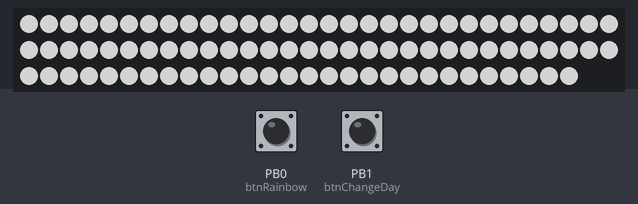
Bench run of a sketch on a simulated ATtiny85, built with avr-gcc and run on an emulated ATtiny85. Shown: 88 RGB LEDs in strip order, left to right, continuing on the next row. The inputs (shaded band) are chosen by the test bench; at power-on: PB1 (btnChangeDay) LOW, PB0 (btnRainbow) LOW. Dim RGB values are drawn brighter than linear; random numbers use the default seed unless the sketch sets one.

Above: at 1.2 s.
1.3 s: PB1 (btnChangeDay) pulled HIGH for 0.15 s
At 1.37 s:
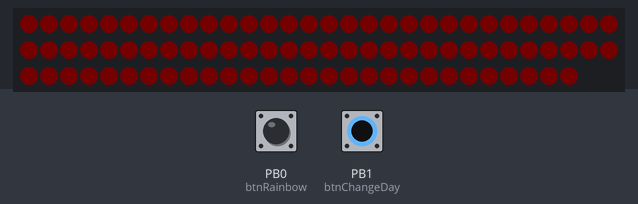
At 15.2 s:
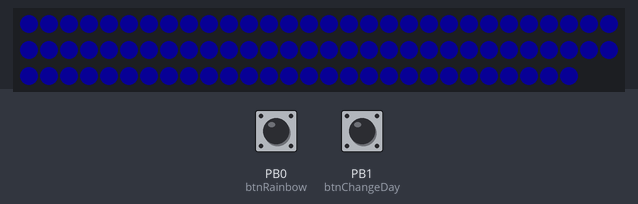

The sketch:

CloudLight.ino
```cpp
#include <Adafruit_NeoPixel.h>

#define PIN 2

// Parameter 1 = number of pixels in strip
// Parameter 2 = pin number (most are valid)
// Parameter 3 = pixel type flags, add together as needed:
//   NEO_KHZ800  800 KHz bitstream (most NeoPixel products w/WS2812 LEDs)
//   NEO_KHZ400  400 KHz (classic 'v1' (not v2) FLORA pixels, WS2811 drivers)
//   NEO_GRB     Pixels are wired for GRB bitstream (most NeoPixel products)
//   NEO_RGB     Pixels are wired for RGB bitstream (v1 FLORA pixels, not v2)
#define ledCount 88
#define delayTime 30

Adafruit_NeoPixel strip = Adafruit_NeoPixel(ledCount, PIN, NEO_GRB + NEO_KHZ800);

//enum mode {modeSunrise, modeSunset, modeDay, modeNight, modeDayStorm, modeNightStorm, modeRainbow};
#define modeNight 0
#define modeDay 1
#define modeSunset 2
#define modeSunrise 3
#define modeDayStorm 4
#define modeNightStorm 5
#define modeRainbow 6
//enum mode {modeSunrise, modeSunset, modeDay, modeNight, modeDayStorm, modeNightStorm, modeRainbow};

byte currentMode = modeDayStorm;

#ifndef __AVR_ATtiny85__
  const byte btnRainbow = 3;
  const byte btnChangeDay = 4;
#endif

#ifdef  __AVR_ATtiny85__
  #define btnRainbow 0
  #define btnChangeDay 1
#endif

/*
void println(String s = "")
{
  #ifndef __AVR_ATtiny85__
  Serial.println(s);
  #endif
}

void print(int s)
{
  #ifndef __AVR_ATtiny85__
  Serial.print(String(s));
  #endif
}
void print(String s)
{
  #ifndef __AVR_ATtiny85__
  Serial.print(s);
  #endif
}
*/

void setup() {
  strip.begin();
  pinMode(btnRainbow, INPUT);
  pinMode(btnChangeDay, INPUT);

  //Serial.begin(9600);
}

void rampUp(byte iStart, byte iEnd, bool isSunrise)
{
  int hue = 45;
  for(int i = iStart;i<=iEnd;i++)
  {
    if (i % 1 == 0)
    {
      if (isSunrise)
        hue = sunriseHue(hue);
      else
        hue = sunsetHue(hue);
    }
    //Serial.print("HSVt ");Serial.print(hue);Serial.print(" ");Serial.print(255);Serial.print(" ");Serial.print(i);Serial.println();
    setAllHSV(hue, 255, i);
    strip.show();
    delay(delayTime);
  }
}

void rampDown(byte iStart, byte iEnd, boolean isSunrise)
{
  int hue = 45;
  for(int i = iStart;i>=iEnd;i--)
  {
    if (i % 5 == 0)
    {
      if (isSunrise)
        hue = sunriseHue(hue);
      else
        hue = sunsetHue(hue);

    //Serial.print("HSVt ");Serial.print(hue);Serial.print(" ");Serial.print(i);Serial.print(" ");Serial.print(128);Serial.println();
    setAllHSV(hue, i, 128);
    strip.show();
    delay(delayTime);
    }
  }
}

void loop()
{
  switch(currentMode)
  {
    case modeSunrise:
      rampUp(20, 128, true);
      rampDown(255, 0, true);
      //print("end sunrise ");print(hue);println();

      currentMode = modeDayStorm;
      break;
    case modeSunset:
      rampUp(0, 255, false);
      rampDown(128,20, false);

      currentMode = modeNightStorm;
      break;
      /*
    case modeDay:
      calm(true);
      break;
    case modeNight:
      calm(false);
      break;
      */
    case modeDayStorm:
      storm(); // daystorm
      break;
    case modeNightStorm:
      storm(); // daystorm
      break;
    case modeRainbow:
      rainbowLoop();
      break;
    default:
      break;
  }

  checkForEvent();
}

void calm(boolean isDay)
{
  static byte frameCount = 0;
  if(isDay)
      setAllHSV(40, 1, 128); // daystorm
  else
    setAllHSV(244, 255, 20);  // night
  strip.show();

  if (frameCount == 255)
  {
    if (isDay)
      currentMode = modeSunrise;
    else
      currentMode = modeSunset;
    frameCount = 0;
  }
  delay(15);
  frameCount++;
}

void calmDay()
{
  static int frameCount = 0;
  if (frameCount == 0)
  {
    setAllHSV(40, 1, 128); // daystorm
    strip.show();
  }

  if (frameCount == 512)
  {
    currentMode = modeSunrise;
    frameCount = 0;
  }
  delay(15);
  frameCount++;
}

void storm()
{
  //println(("in storm"));

  static int stormCount = 0;
  static bool inLightning = false;

  if (stormCount == 10)
  {
    // rainbows only happen in the day
    if (currentMode == modeNightStorm)
      currentMode = modeSunrise;
    else
      currentMode = modeRainbow;
    stormCount=0;
  }

  if (currentMode == modeDayStorm)
    setAllHSV(40, 1, 128); // daystorm
  else
    setAllHSV(244, 255, 20);  // nightstorm

  strip.show();

  if (random(0,500) == 0)
  {
    inLightning = true;
    stormCount++;
  }

  if (inLightning)
  {
    for(int i = 0;i<128;i++)
    {
      flicker(240, 128);
      strip.show();
    }
    inLightning = false;
  }
}

void checkForEvent()
{
  //print(btnRainbow);print(" ");print(digitalRead(btnRainbow));print(" ");print(digitalRead(btnStorm));println();

  if (digitalRead(btnRainbow) == HIGH)
  {
    //println("btn high in modeRainbow");
    currentMode = modeRainbow;
  }
  if (digitalRead(btnChangeDay) == HIGH)
  {
    //println("btn high in modeStorm");
    switch(currentMode)
    {
      case modeRainbow:
      case modeDayStorm:
        currentMode = modeSunset;
        break;
      case modeNightStorm:
        currentMode = modeSunrise;
        break;
      default:
        break;
    }
  }
}

/*
void sunset()
{
  int hue = 45;
  //print("sunset ");print(hue);println();
  const byte delayTime = 30;
  for(int i = 0;i<=255;i++)
  {
    if (i % 5 == 0)
      hue = sunsetHue(hue);
    //print("HSVt ");print(hue);print(" ");print(i);print(" ");print(128);println();

    setAllHSV(hue, i, 128);
    strip.show();
    delay(delayTime);
  }
  for(int i = 128;i>=20;i--)
  {
    if (i % 1 == 0)
      hue = sunsetHue(hue);
    //Serial.print("HSVt ");Serial.print(hue);Serial.print(" ");Serial.print(255);Serial.print(" ");Serial.print(i);Serial.println();
    setAllHSV(hue, 255, i);
    strip.show();
    delay(delayTime);
  }

  currentMode = modeNightStorm;
}

void sunrise()
{
  int hue = 45;
  //print("begin sunrise ");print(hue);println();
  const byte delayTime = 30;
  for(int i = 20;i<=128;i++)
  {
    if (i % 1 == 0)
      hue = sunriseHue(hue);
    //Serial.print("HSVt ");Serial.print(hue);Serial.print(" ");Serial.print(255);Serial.print(" ");Serial.print(i);Serial.println();
    setAllHSV(hue, 255, i);
    strip.show();
    delay(delayTime);
  }
  for(int i = 255;i>=0;i--)
  {
    if (i % 5 == 0)
      hue = sunriseHue(hue);
    //Serial.print("HSVt ");Serial.print(hue);Serial.print(" ");Serial.print(i);Serial.print(" ");Serial.print(128);Serial.println();

    setAllHSV(hue, i, 128);
    strip.show();
    delay(delayTime);
  }
  //print("end sunrise ");print(hue);println();

  currentMode = modeDayStorm;
}
*/

int sunsetHue(int myHue)
{
  if (myHue == 0)
  {
    myHue = 360;
  }

  if (myHue == 240)
  {
    myHue = 45;
  }
  myHue--;
  return myHue;
}

int sunriseHue(int myHue)
{
  if (myHue == 360)
  {
    myHue = 0;
  }

  if (myHue == 45)
  {
    myHue = 240;
  }
  myHue++;
  return myHue;
}

void rainbowLoop() {              //-m3-LOOP HSV RAINBOW
  static int hue = 0;
  static int currentFrame = 0;
  currentFrame++;
  //print(currentFrame);println();

  for (int pixel = 0;pixel < ledCount;pixel++)
  {
    hue += 360/ledCount;
    if (hue > 360)
      hue = 0;
    setHSV(pixel, hue, 255, 255);
  }
  strip.show();
  delay(15);
  hue++;
  if(currentFrame == 512)
  {
    currentMode = modeSunset;
  }
}

/*
void setAllColor(byte r, byte g, byte b)
{
  for (int i = 0; i< ledCount;i++)
  {
    strip.setPixelColor(i, r, g, b);
  }
}
*/

void setAllHSV(unsigned int  h, byte  s, byte  v)
{
  for (int i = 0; i< ledCount;i++)
  {
    setHSV(i, h, s, v);
  }
}

void flicker(int thishue, int thissat) {            //-m9-FLICKER EFFECT
  int random_bright = random(0,255);
  int random_delay = random(10,100);
  int random_bool = random(random_bright);
  if (random_bool < 10) {
    delay(random_delay);
    for(int i = 0 ; i < ledCount; i++ ) {
      setHSV(i, thishue, thissat, random_bright);
    }
  }
}

void setHSV(int led, unsigned int hue, byte sat, byte val)
{
        unsigned char r,g,b;
        unsigned int H_accent = hue/60;
        unsigned int bottom = ((255 - sat) * val)>>8;
        unsigned int top = val;
        unsigned char rising  = ((top-bottom)  *(hue%60   )  )  /  60  +  bottom;
        unsigned char falling = ((top-bottom)  *(60-hue%60)  )  /  60  +  bottom;

        switch(H_accent) {
        case 0:
                r = top;
                g = rising;
                b = bottom;
                break;

        case 1:
                r = falling;
                g = top;
                b = bottom;
                break;

        case 2:
                r = bottom;
                g = top;
                b = rising;
                break;

        case 3:
                r = bottom;
                g = falling;
                b = top;
                break;

        case 4:
                r = rising;
                g = bottom;
                b = top;
                break;

        case 5:
                r = top;
                g = bottom;
                b = falling;
                break;
        }
        strip.setPixelColor(led, r, g, b);
}

// Fill the dots one after the other with a color
void colorWipe(uint32_t c, uint8_t wait) {
  for(uint16_t i=0; i<strip.numPixels(); i++) {
      strip.setPixelColor(i, c);
      strip.show();
      delay(wait);
  }
}

void rainbow(uint8_t wait) {
  uint16_t i, j;

  for(j=0; j<256; j++) {
    for(i=0; i<strip.numPixels(); i++) {
      strip.setPixelColor(i, Wheel((i+j) & 255));
    }
    strip.show();
    delay(wait);
  }
}

// Slightly different, this makes the rainbow equally distributed throughout
void rainbowCycle(uint8_t wait) {
  uint16_t i, j;

  for(j=0; j<256*5; j++) { // 5 cycles of all colors on wheel
    for(i=0; i< strip.numPixels(); i++) {
      strip.setPixelColor(i, Wheel(((i * 256 / strip.numPixels()) + j) & 255));
    }
    strip.show();
    delay(wait);
  }
}

// Input a value 0 to 255 to get a color value.
// The colours are a transition r - g - b - back to r.
uint32_t Wheel(byte WheelPos) {
  if(WheelPos < 85) {
   return strip.Color(WheelPos * 3, 255 - WheelPos * 3, 0);
  } else if(WheelPos < 170) {
   WheelPos -= 85;
   return strip.Color(255 - WheelPos * 3, 0, WheelPos * 3);
  } else {
   WheelPos -= 170;
   return strip.Color(0, WheelPos * 3, 255 - WheelPos * 3);
  }
}
```
